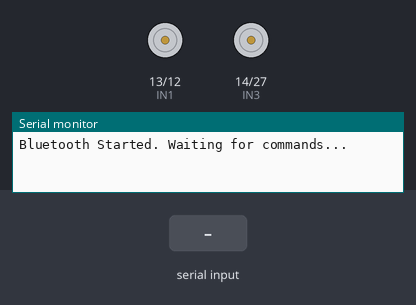
Recording of a sketch running on a simulated ESP32. On the bench: motor-driver pin pairs drawn as motors (green arrow = first pin HIGH = forward, orange = second pin HIGH = backward, longer = more drive, scaled by the enable pin), the last lines printed to the serial monitor. The inputs (shaded band) are chosen by the test bench. EEPROM starts erased; nothing arrives over Bluetooth unless stated.

Above: at 1.2 s.
1.3 s: "F\n" received over the second serial link
At 2.75 s:
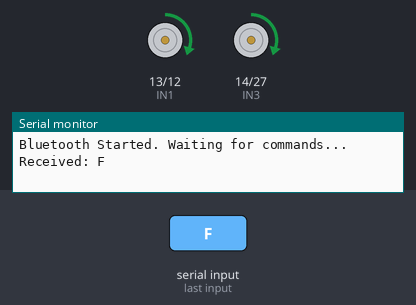
4.3 s: "B\n" received over the second serial link
7.3 s: "L\n" received over the second serial link
At 8.0 s:
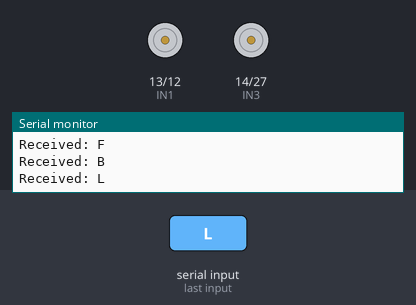
9.1 s: "R\n" received over the second serial link
At 10.6 s:
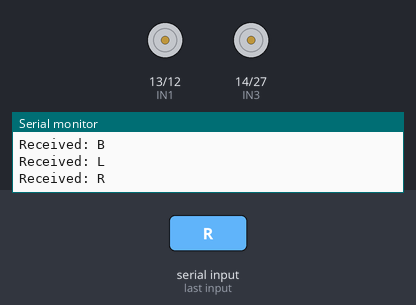
Timing chart, 0 to 11.9 s (numbered marks = the images above; inputs shaded):
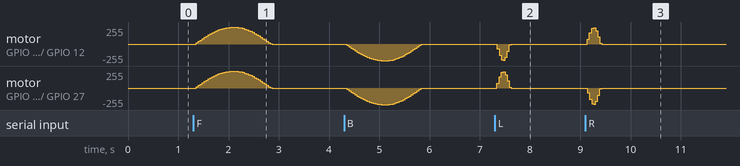

Measured:
- after the input at 1.3 s, motor on GPIO 13 (IN1) / GPIO 12 (IN2), motor on GPIO 14 (IN3) / GPIO 27 (IN4): rises from stopped to forward 253/255 in 0.68 s, then falls to stopped in 0.84 s
- after the input at 7.3 s, motor on GPIO 14 (IN3) / GPIO 27 (IN4): rises from stopped to forward 245/255 in 0.12 s, then falls to stopped in 0.16 s
- after the input at 9.1 s, motor on GPIO 13 (IN1) / GPIO 12 (IN2): rises from stopped to forward 245/255 in 0.12 s, then falls to stopped in 0.16 s

The sketch:

SANKALP_ESP.ino
```cpp
//Created by Event_Horizon
#include <BluetoothSerial.h>
#include <EEPROM.h>
#include <math.h>

BluetoothSerial SerialBT;
HardwareSerial ArduinoSerial(1);  // Use UART1

#define IN1  13
#define IN2  12
#define IN3  14
#define IN4  27
#define EA   32
#define EB   33

// Speed levels
#define SPEED_LOW     0
#define SPEED_MEDIUM  1
#define SPEED_HIGH    2

int currentSpeed = SPEED_MEDIUM;
unsigned long lastCommandTime = 0;
const unsigned long disconnectTimeout = 3000; // 3 seconds

#define EEPROM_ADDR 0

void setup() {
  Serial.begin(115200);
  SerialBT.begin("ESP32_BT_MOTOR");
  ArduinoSerial.begin(9600, SERIAL_8N1, 16, 17); // RX=16, TX=17

  pinMode(IN1, OUTPUT);
  pinMode(IN2, OUTPUT);
  pinMode(IN3, OUTPUT);
  pinMode(IN4, OUTPUT);
  pinMode(EA, OUTPUT);
  pinMode(EB, OUTPUT);

  digitalWrite(EA, HIGH);
  digitalWrite(EB, HIGH);

  EEPROM.begin(4);
  currentSpeed = EEPROM.read(EEPROM_ADDR);
  if (currentSpeed > 2) currentSpeed = SPEED_MEDIUM;

  stopMotors();
  Serial.println("Bluetooth Started. Waiting for commands...");
}

void loop() {
  if (SerialBT.available()) {
    String command = SerialBT.readStringUntil('\n');
    command.trim();

    Serial.print("Received: ");
    Serial.println(command);
    lastCommandTime = millis();

    executeCommand(command);
  }

  if (millis() - lastCommandTime > disconnectTimeout) {
    stopAll();
    lastCommandTime = millis();
  }
}

void stopAll() {
  stopMotors();
  ArduinoSerial.println("Stop_Arm");
  SerialBT.println("All motors and servos stopped");
}

void executeCommand(String command) {
  if (command == "F") {
    runSmooth(moveForward, getForwardBackwardDuration());
    SerialBT.println("Moving forward");
  } else if (command == "B") {
    runSmooth(moveBackward, getForwardBackwardDuration());
    SerialBT.println("Moving backward");
  } else if (command == "L") {
    runSmooth(turnLeft, 250);  // 0.25 sec fixed
    SerialBT.println("Turning left");
  } else if (command == "R") {
    runSmooth(turnRight, 250); // 0.25 sec fixed
    SerialBT.println("Turning right");
  } else if (command == "STOP") {
    stopMotors();
    SerialBT.println("Motors stopped");
  } else if (command == "SPEED_LOW") {
    currentSpeed = SPEED_LOW;
    EEPROM.write(EEPROM_ADDR, currentSpeed);
    EEPROM.commit();
    SerialBT.println("Speed set to LOW");
  } else if (command == "SPEED_MEDIUM") {
    currentSpeed = SPEED_MEDIUM;
    EEPROM.write(EEPROM_ADDR, currentSpeed);
    EEPROM.commit();
    SerialBT.println("Speed set to MEDIUM");
  } else if (command == "SPEED_HIGH") {
    currentSpeed = SPEED_HIGH;
    EEPROM.write(EEPROM_ADDR, currentSpeed);
    EEPROM.commit();
    SerialBT.println("Speed set to HIGH");
  } else if (
    command == "STEP_CW" || command == "STEP_CCW" ||
    command == "STEP2_CW" || command == "STEP2_CCW" ||
    command == "SERVO2_CW" || command == "SERVO2_CCW" ||
    command == "SERVO2_CCW_90" || command == "Stop_Arm"
  ) {
    ArduinoSerial.println(command);
    SerialBT.println("Command sent to Arduino: " + command);
  } else {
    SerialBT.println("Invalid Command");
  }
}

// Smooth sinusoidal run
void runSmooth(void (*motorFunc)(), int durationMs) {
  int totalSteps = 300;
  float stepDuration = (float)durationMs * 1000.0 / totalSteps; // in microseconds

  for (int i = 0; i < totalSteps; i++) {
    float angle = PI * i / totalSteps; // 0 to PI
    float intensity = sin(angle); // smooth ramp
    int pulseWidth = (int)(intensity * stepDuration);

    if (pulseWidth > 0) {
      motorFunc();
      delayMicroseconds(pulseWidth);
      stopMotors();
      delayMicroseconds((int)(stepDuration - pulseWidth));
    } else {
      delayMicroseconds((int)stepDuration);
    }
  }
}

int getForwardBackwardDuration() {
  switch (currentSpeed) {
    case SPEED_LOW: return 500;
    case SPEED_MEDIUM: return 1500;
    case SPEED_HIGH: return 3000;
    default: return 1500;
  }
}

void moveForward() {
  digitalWrite(IN1, HIGH);
  digitalWrite(IN2, LOW);
  digitalWrite(IN3, HIGH);
  digitalWrite(IN4, LOW);
}

void moveBackward() {
  digitalWrite(IN1, LOW);
  digitalWrite(IN2, HIGH);
  digitalWrite(IN3, LOW);
  digitalWrite(IN4, HIGH);
}

void turnLeft() {
  digitalWrite(IN1, LOW);
  digitalWrite(IN2, HIGH);
  digitalWrite(IN3, HIGH);
  digitalWrite(IN4, LOW);
}

void turnRight() {
  digitalWrite(IN1, HIGH);
  digitalWrite(IN2, LOW);
  digitalWrite(IN3, LOW);
  digitalWrite(IN4, HIGH);
}

void stopMotors() {
  digitalWrite(IN1, LOW);
  digitalWrite(IN2, LOW);
  digitalWrite(IN3, LOW);
  digitalWrite(IN4, LOW);
}
```
